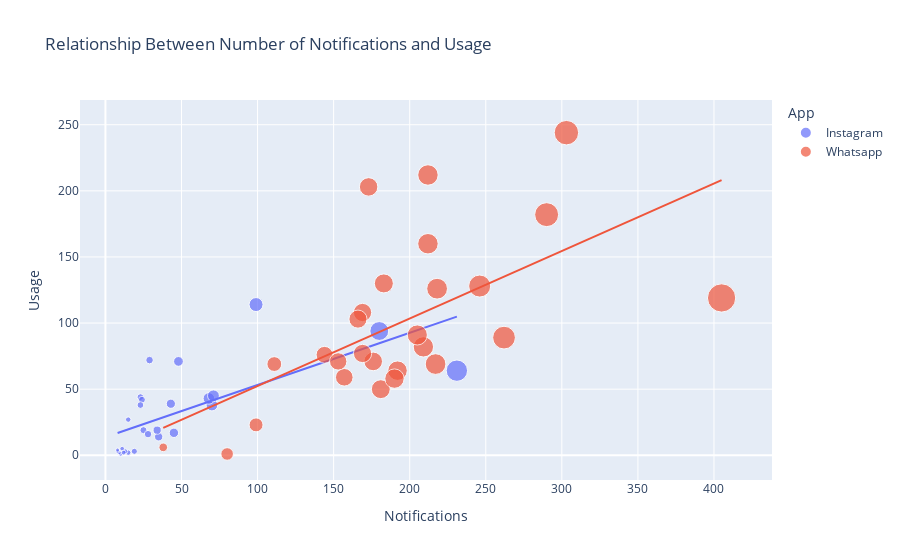

Notebook code cell kept with this figure:
### Code cell
# let’s have a look at the relationship between the number of notifications and the amount of usage:

figure = px.scatter(data_frame = data, 
                    x="Notifications",
                    y="Usage",
                    color = 'App',
                    size="Notifications", 
                    trendline="ols", 
                    title = "Relationship Between Number of Notifications and Usage")
figure.show()

### Figure 1 — Plotly figure (JSON) as saved in the notebook; plotly's stock layout.template omitted (floating-point values rounded to 4 significant figures)
{"data": [{"hovertemplate": "App=Instagram<br>Notifications=%{marker.size}<br>Usage=%{y}<extra></extra>", "legendgroup": "Instagram", "marker": {"color": "#636efa", "size": [70, 43, 231, 35, 19, 25, 23, 28, 15, 29, 24, 34, 23, 48, 68, 71, 180, 99, 45, 10, 15, 13, 9, 8, 8, 11, 12], "sizemode": "area", "sizeref": 1.012, "symbol": "circle"}, "mode": "markers", "name": "Instagram", "orientation": "v", "showlegend": true, "type": "scatter", "x": [70, 43, 231, 35, 19, 25, 23, 28, 15, 29, 24, 34, 23, 48, 68, 71, 180, 99, 45, 10, 15, 13, 9, 8, 8, 11, 12], "xaxis": "x", "y": [38, 39, 64, 14, 3, 19, 44, 16, 27, 72, 42, 19, 38, 71, 43, 45, 94, 114, 17, 1, 2, 3, 2, 3, 4, 5, 2], "yaxis": "y"}, {"hovertemplate": "<b>OLS trendline</b><br>Usage = 0.394976 * Notifications + 13.6522<br>R<sup>2</sup>=0.458388<br><br>App=Instagram<br>Notifications=%{x}<br>Usage=%{y} <b>(trend)</b><extra></extra>", "legendgroup": "Instagram", "marker": {"color": "#636efa", "symbol": "circle"}, "mode": "lines", "name": "Instagram", "showlegend": false, "type": "scatter", "x": [8, 8, 9, 10, 11, 12, 13, 15, 15, 19, 23, 23, 24, 25, 28, 29, 34, 35, 43, 45, 48, 68, 70, 71, 99, 180, 231], "xaxis": "x", "y": [16.81, 16.81, 17.21, 17.6, 18.0, 18.39, 18.79, 19.58, 19.58, 21.16, 22.74, 22.74, 23.13, 23.53, 24.71, 25.11, 27.08, 27.48, 30.64, 31.43, 32.61, 40.51, 41.3, 41.7, 52.75, 84.75, 104.9], "yaxis": "y"}, {"hovertemplate": "App=Whatsapp<br>Notifications=%{marker.size}<br>Usage=%{y}<extra></extra>", "legendgroup": "Whatsapp", "marker": {"color": "#EF553B", "size": [209, 111, 183, 157, 246, 169, 99, 144, 80, 38, 218, 205, 212, 217, 405, 166, 173, 290, 153, 192, 181, 176, 212, 303, 169, 190, 262], "sizemode": "area", "sizeref": 1.012, "symbol": "circle"}, "mode": "markers", "name": "Whatsapp", "orientation": "v", "showlegend": true, "type": "scatter", "x": [209, 111, 183, 157, 246, 169, 99, 144, 80, 38, 218, 205, 212, 217, 405, 166, 173, 290, 153, 192, 181, 176, 212, 303, 169, 190, 262], "xaxis": "x", "y": [82, 69, 130, 59, 128, 108, 23, 76, 1, 6, 126, 91, 160, 69, 119, 103, 203, 182, 71, 64, 50, 71, 212, 244, 77, 58, 89], "yaxis": "y"}, {"hovertemplate": "<b>OLS trendline</b><br>Usage = 0.510465 * Notifications + 1.3703<br>R<sup>2</sup>=0.378939<br><br>App=Whatsapp<br>Notifications=%{x}<br>Usage=%{y} <b>(trend)</b><extra></extra>", "legendgroup": "Whatsapp", "marker": {"color": "#EF553B", "symbol": "circle"}, "mode": "lines", "name": "Whatsapp", "showlegend": false, "type": "scatter", "x": [38, 80, 99, 111, 144, 153, 157, 166, 169, 169, 173, 176, 181, 183, 190, 192, 205, 209, 212, 212, 217, 218, 246, 262, 290, 303, 405], "xaxis": "x", "y": [20.77, 42.21, 51.91, 58.03, 74.88, 79.47, 81.51, 86.11, 87.64, 87.64, 89.68, 91.21, 93.76, 94.79, 98.36, 99.38, 106.0, 108.1, 109.6, 109.6, 112.1, 112.7, 126.9, 135.1, 149.4, 156.0, 208.1], "yaxis": "y"}], "layout": {"legend": {"itemsizing": "constant", "title": {"text": "App"}, "tracegroupgap": 0}, "title": {"text": "Relationship Between Number of Notifications and Usage"}, "xaxis": {"anchor": "y", "domain": [0, 1], "title": {"text": "Notifications"}}, "yaxis": {"anchor": "x", "domain": [0, 1], "title": {"text": "Usage"}}}}
